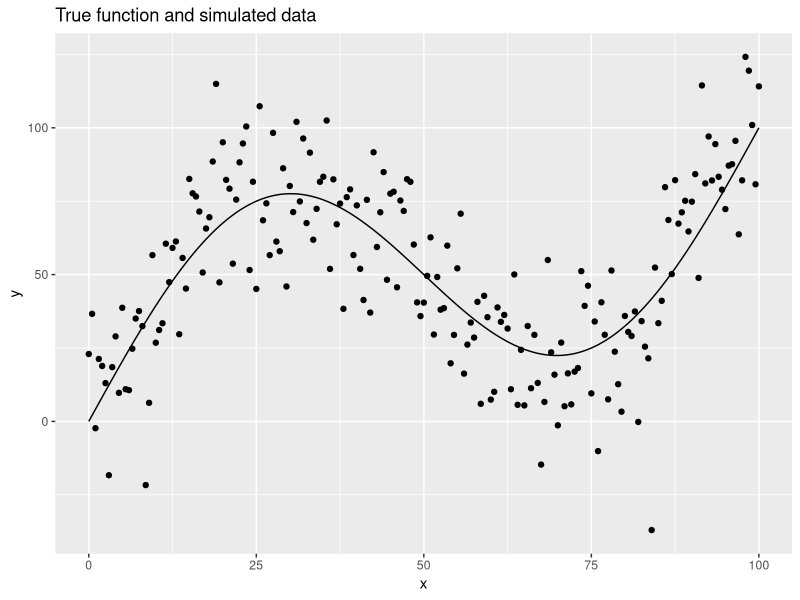
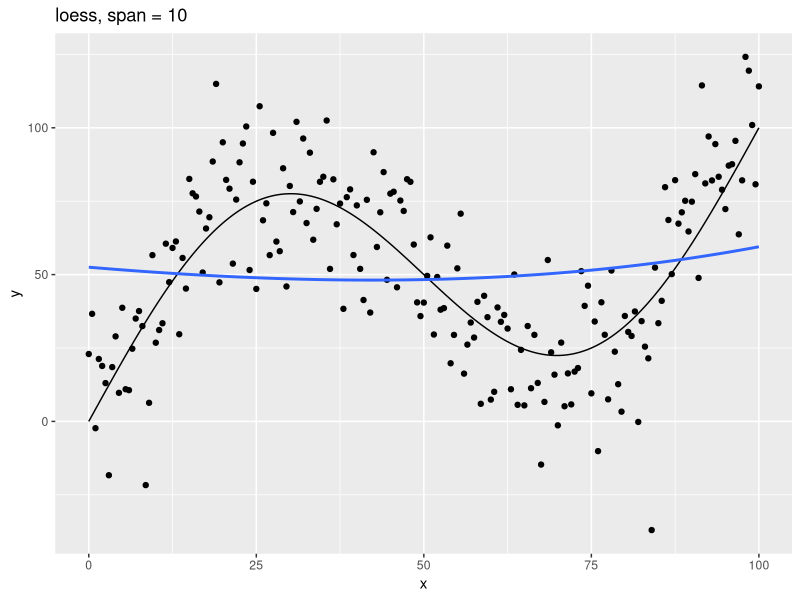
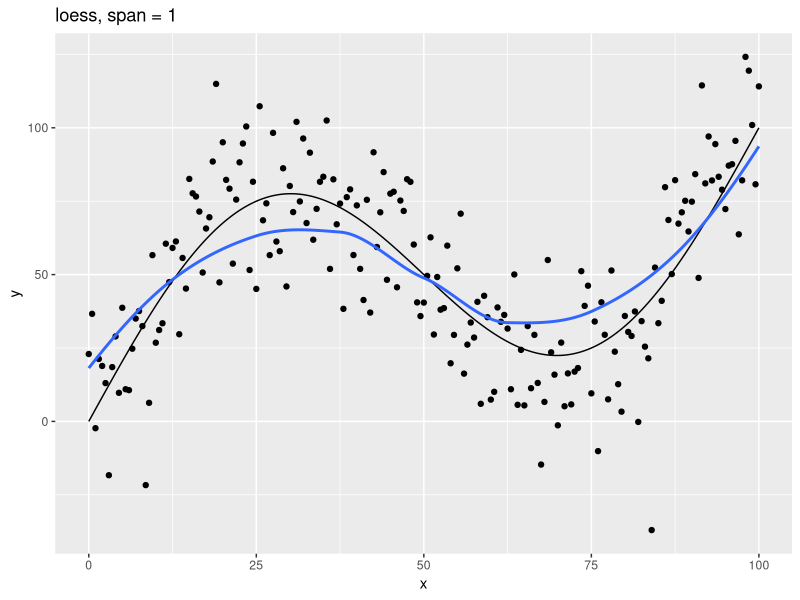
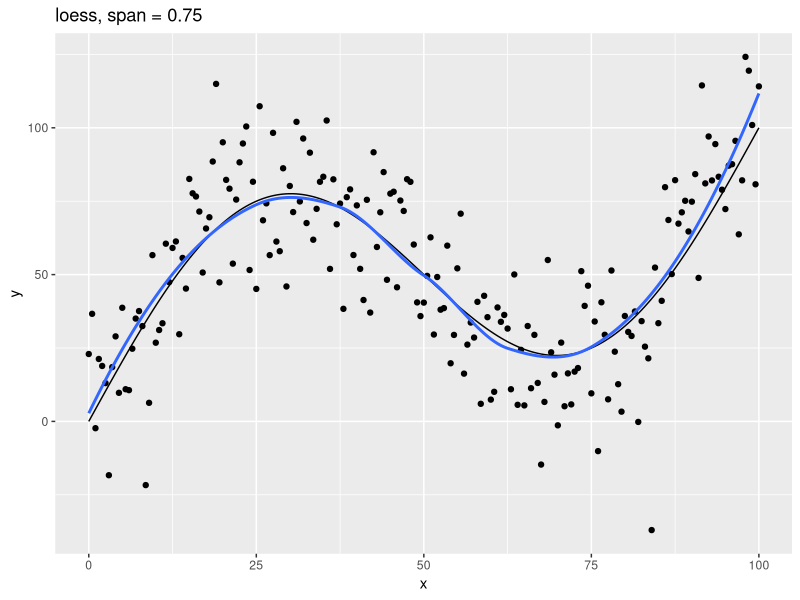
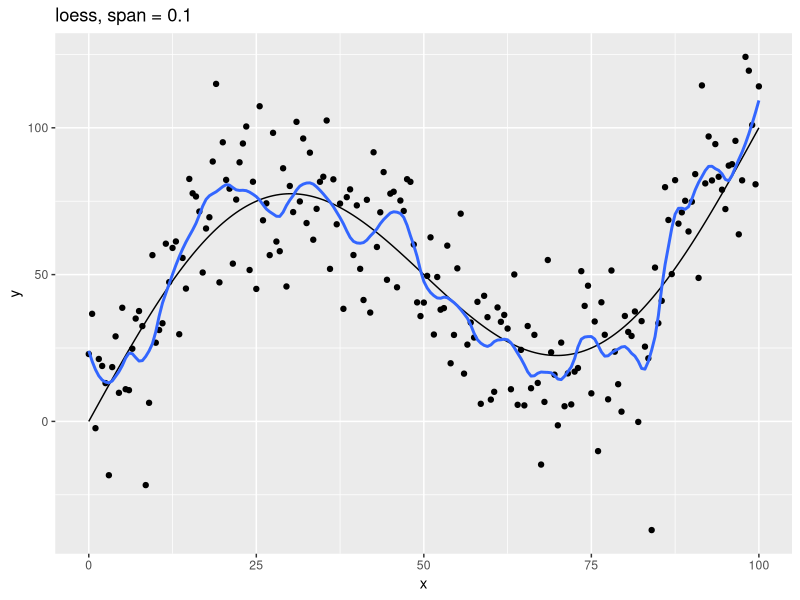
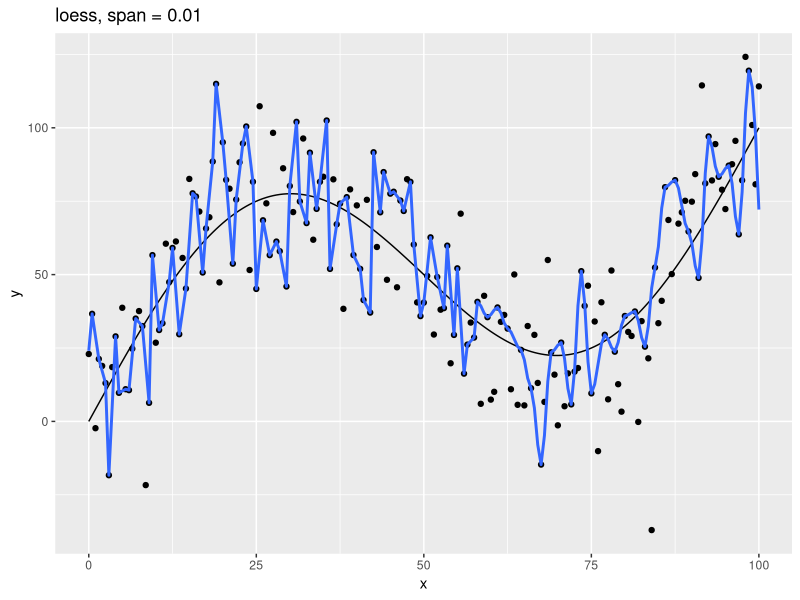
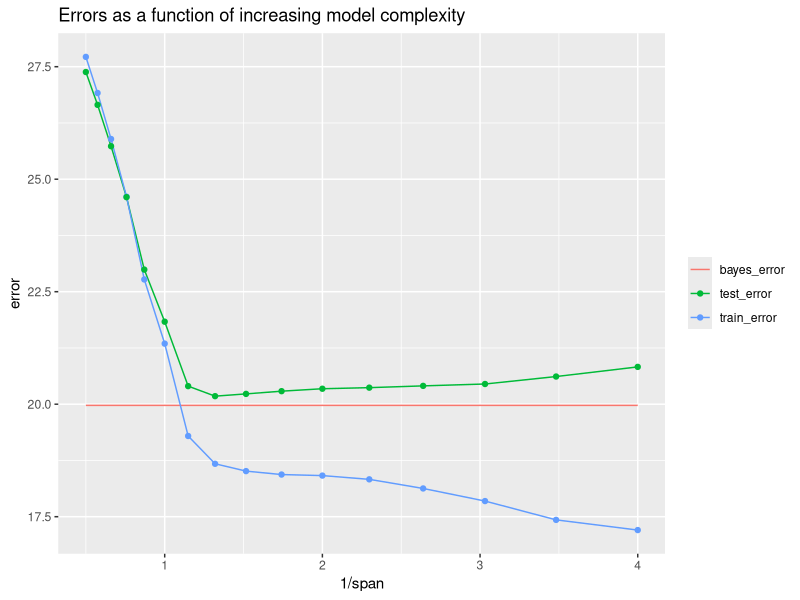
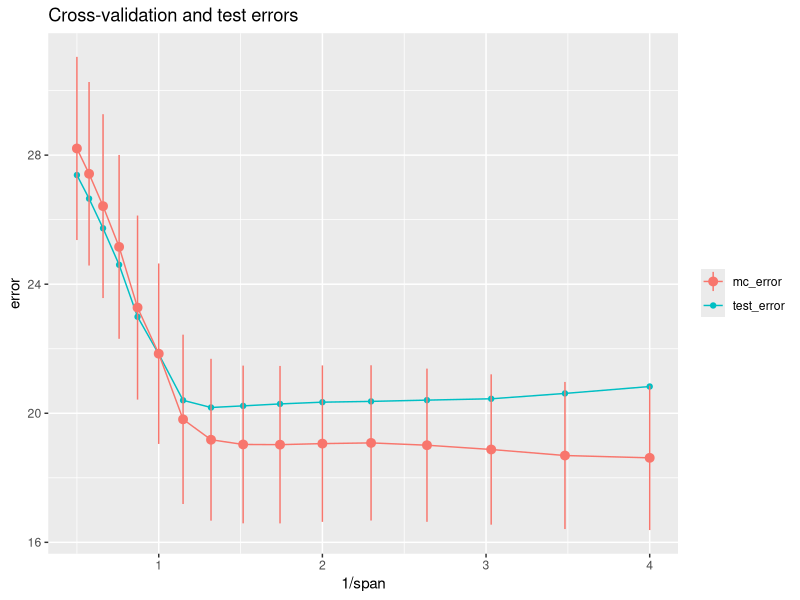

The R script that drew these images, in order:
## ---- chunk 1
knitr::opts_chunk$set(echo = TRUE)
## ---- chunk 2
library(tidyverse)
library(modelr)
## ---- chunk 3
# True function
f <- function(x) x + 50 * sin((pi / 50) * x)
## ---- chunk 4
# Function with measurement error
g <- function(x) f(x) + rnorm(n = length(x), mean = 0, sd = 20)
## ---- chunk 5
# Function that generates a random sample of data points, using g()
sim_data <- function(from, to, by) {
  tibble(
    x = seq(from = from, to = to, by = by),
    y = g(x)
  )
}

# Generate random sample of points to approximate
set.seed(439)
data_1 <- sim_data(0, 100, 0.5)
## ---- chunk 6
tibble(x = seq(0, 100, 0.5), y = f(x)) %>% 
  ggplot(aes(x, y)) +
  geom_line() +
  geom_point(data = data_1) +
  labs(title = "True function and simulated data")
## ---- chunk 7
# Plot loess model for given span
plot_loess <- function(span) {
  data_1 %>% 
    mutate(f = f(x)) %>% 
    add_predictions(loess(y ~ x, data = data_1, span = span)) %>% 
    ggplot(aes(x)) +
    geom_line(aes(y = f)) +
    geom_point(aes(y = y)) +
    geom_line(aes(y = pred), color = "#3366FF", size = 1) +
    labs(
      title = str_glue("loess, span = {span}"),
      y = "y"
    )
}
## ---- chunk 8
c(10, 1, 0.75, 0.1, 0.01) %>% 
  map(plot_loess) %>% 
  walk(print)
## ---- chunk 9
set.seed(886)

data_50 <- 
  1:50 %>% 
  map_dfr(~ sim_data(0, 100, 0.5))
## ---- chunk 10
spans <- 2^seq(1, -2, -0.2)
## ---- chunk 11
errors <- 
  tibble(span = spans) %>% 
  mutate(
    train_error =
      map_dbl(span, ~ rmse(loess(y ~ x, data = data_1, span = .), data_1)),
    test_error =
      map_dbl(span, ~ rmse(loess(y ~ x, data = data_1, span = .), data_50))
  )
## ---- chunk 12
errors
## ---- chunk 13
bayes_error <- 
  data_50 %>% 
  summarize(bayes_error = sqrt(mean((y - f(x))^2, na.rm = TRUE))) %>% 
  pull(bayes_error)

bayes_error 
## ---- chunk 14
bayes <- tibble(
  span = range(errors$span),
  type = "bayes_error",
  error = bayes_error
)

errors %>% 
  gather(key = type, value = error, -span) %>% 
  ggplot(aes(1 / span, error, color = type)) + 
  geom_line(data = bayes) +
  geom_line() +
  geom_point() +
  labs(
    title = "Errors as a function of increasing model complexity",
    color = NULL
  )
## ---- chunk 15
data_1 %>% 
  crossv_kfold()
## ---- chunk 16
set.seed(122)

df <- 
  data_1 %>% 
  crossv_kfold(k = 10)

df
## ---- chunk 17
train_01 <- df$train[[1]]
train_01

test_01 <- df$test[[1]]
test_01
## ---- chunk 18
length(train_01)
## ---- chunk 19
train_01$data
## ---- chunk 20
train_01$idx
## ---- chunk 21
is_empty(intersect(train_01$idx, test_01$idx))
## ---- chunk 22
setequal(union(train_01$idx, test_01$idx),  1:201)
## ---- chunk 23
as_tibble(test_01)
## ---- chunk 24
rmse_error <- function(span, train, test) {
  rmse(loess(y ~ x, data = as_tibble(train), span = span), as_tibble(test))
}
## ---- chunk 25
span_error <- function(span, data_cv) {
  errors <- 
    data_cv %>% 
    select(-.id) %>% 
    add_column(span = span) %>% 
    pmap_dbl(rmse_error)
  
  tibble(
    span = span,
    error_mean = mean(errors, rm = TRUE),
    error_sd = sd(errors, na.rm = TRUE)
  )
}
## ---- chunk 26
set.seed(430)

data_mc <- crossv_mc(data_1, n = 100, test = 0.2)
## ---- chunk 27
errors_mc <- 
  spans %>% 
  map_dfr(~ span_error(span = ., data_cv = data_mc))

errors_mc %>% 
  knitr::kable()
## ---- chunk 28
errors_mc %>% 
  left_join(errors, by = "span") %>% 
  ggplot(aes(1 / span)) +
  geom_line(aes(y = test_error, color = "test_error")) +
  geom_point(aes(y = test_error, color = "test_error")) +
  geom_line(aes(y = error_mean, color = "mc_error")) +
  geom_pointrange(
    aes(
      y = error_mean, 
      ymin = error_mean - error_sd,
      ymax = error_mean + error_sd,
      color = "mc_error"
    )
  ) +
  labs(
    title = "Cross-validation and test errors",
    y = "error",
    color = NULL
  )
## ---- chunk 29
errors %>% 
  filter(span < 0.9, span > 0.7) %>% 
  select(span, test_error) %>% 
  knitr::kable()
